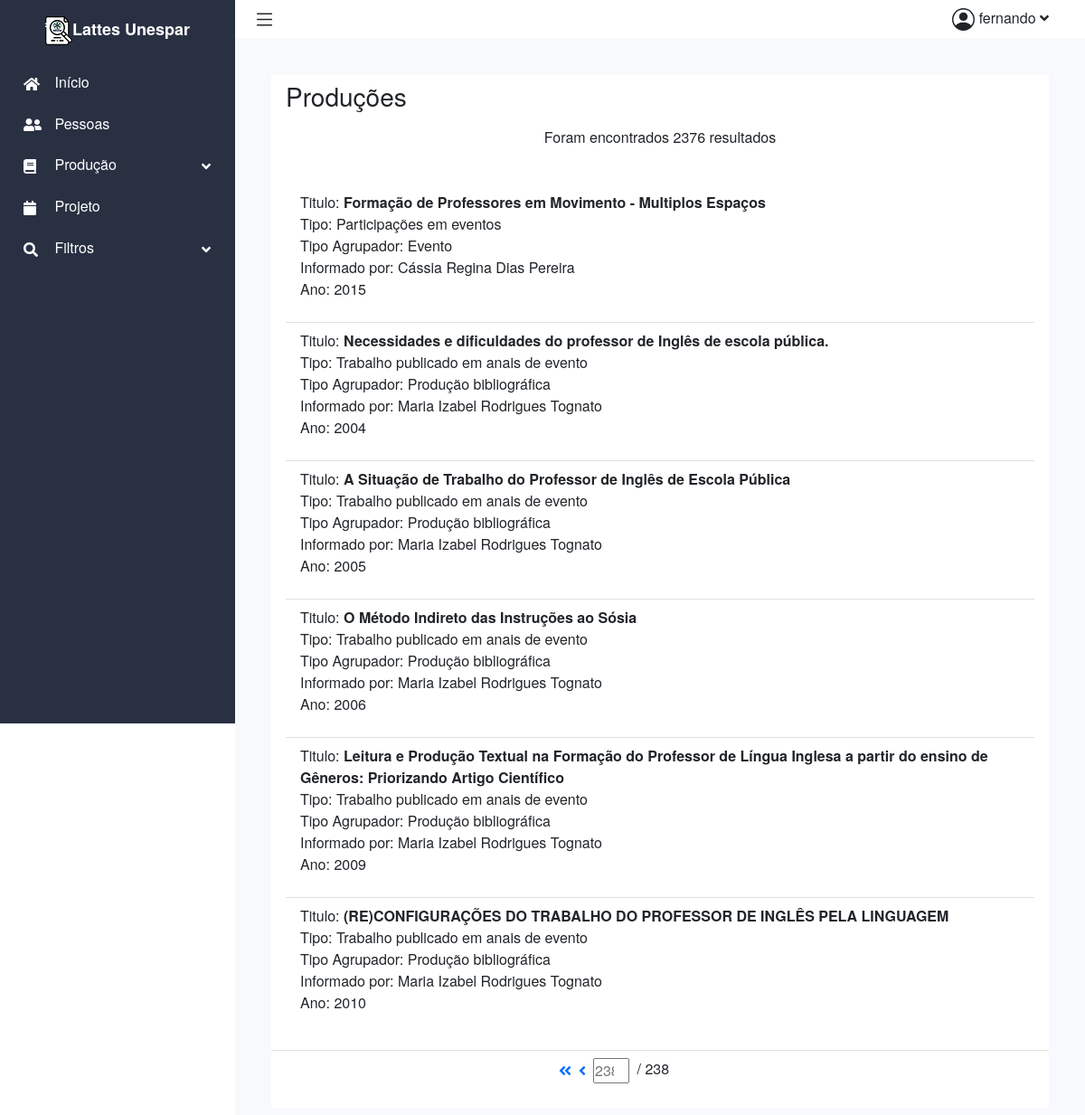
Screenshot of /lattes/producoes?page=238 (signed in) with the database file from the repository.
### lattes/models.py (models this page shows)
class Producao(models.Model):
    ano = models.IntegerField()
    informadoPor = models.CharField(max_length=255)
    tipo = models.CharField(max_length=255)
    tipoAgrupador = models.CharField(max_length=255)
    titulo = models.CharField(max_length=255)

### lattes/views.py (the view)
# urls.py: path("producoes", views.producoes, name="producoes"),
@login_required
def producoes(request):
    context = {}
    producoes_filtradas = ProducaoFilter(
        request.GET,
        queryset=Producao.objects.all()
    )
    p = Paginator(producoes_filtradas.qs, 10)
    page_number = request.GET.get('page')
    Producao_page = p.get_page(page_number)
    context["Producao_page"] = Producao_page
    context["producoes_filtradas"] = producoes_filtradas
    context["length"] = len(producoes_filtradas.qs)
    return render(request, "lattes/producoes.html", context)

### lattes/templatetags/lattes_extras.py (called while the page is built)
@register.simple_tag
def my_url(value, field_name, urlencode=None):
    url = '?{}={}'.format(field_name, value)
    if urlencode:
        querystring = urlencode.split('&')
        f_querystring = filter(lambda p: p.split('=')[0]!=field_name, querystring)
        e_querystring = '&'.join(f_querystring)
        url='{}&{}'.format(url, e_querystring)
    return url

### lattes/templates/lattes/producoes.html (shortened to what this page needs)
{% extends 'lattes/layout.html' %}
{% load lattes_extras %}
{% block main %}
<div class="container-fluid p-0">
    <div class="row">
        <div class="col-12">
            <div class="card">
                <div class="card-header">
                    <h1 class="h3 mb-3">Produções</h1>
                    <p style="text-align: center;">Foram encontrados {{length}} resultados</p>
                </div>
                <div class="card-body">
                    <ul class="list-group list-group-flush">
                        {% for producao in Producao_page %}
                        <li class="list-group-item">
                            <p>
                                Titulo: <b>{{ producao.titulo }}</b> <br>
                                Tipo: {{producao.tipo }} <br>
                                Tipo Agrupador: {{ producao.tipoAgrupador }} <br>
                                Informado por: {{ producao.informadoPor }} <br>
                                Ano: {{ producao.ano }}
                            </p>
                        </li>
                        {% endfor %}
                    </ul>
                </div>
                <div class="card-footer">
                    <div class="paginator">
                        {% if Producao_page.has_previous %}
                        <a href="{% my_url 1 'page' request.GET.urlencode %}"><i class="fas fa-angle-double-left"></i></a>
                        <a href="{% my_url Producao_page.previous_page_number 'page' request.GET.urlencode %}"><i
                                class="fas fa-angle-left"></i></a>
                        {% endif %}
                        <form method="GET">
                            <input type="number" name="page" placeholder="{{Producao_page.number}}"> /
                            {{Producao_page.paginator.num_pages}}
                        </form>
                    </div>
                </div>
            </div>
        </div>
    </div>
</div>
{% endblock %}

### lattes/templates/lattes/layout.html (shortened to what this page needs)
{% load static %}
<!DOCTYPE html>
<html lang="pt-br">
<head>
    <link rel="stylesheet" href="{% static 'css/testEstilo.css' %}">
    <link href="https://cdn.jsdelivr.net/npm/bootstrap@5.0.0-beta3/dist/css/bootstrap.min.css" rel="stylesheet"
>
</head>
<body>
    <div class="content">
        <aside class="sidebar">
            <a href="#" class="sidebar-logo"><img src="{% static 'imagens/sidebar-logo-lattesunespar.png' %}" alt="logo lattes unespar">Lattes Unespar</a>
            <nav class="links">
                <ul>
                    <li>
                        <a href="{% url 'lattes:index' %}">
                            <i class="fas fa-home"></i>
                            Início
                        </a>
                    </li>
                    <li>
                        <a href="#">
                            <i class="fas fa-user-friends"></i>
                            Pessoas
                        </a>
                    </li>
                    <li>
                        <a href="#" class="drop-bnt">
                            <i class="fas fa-book"></i>
                            Produção
                            <i class="fas fa-angle-down"></i>
                        </a>
                    </li>
                    <li>
                        <a href="#">
                            <i class="fas fa-calendar"></i>
                            Projeto
                        </a>
                    </li>
                    <li>
                        <a href="#" class="drop-bnt">
                            <i class="fas fa-search"></i>
                            Filtros
                            <i class="fas fa-angle-down"></i>
                        </a>
                    </li>
                </ul>
            </nav>
        </aside>
        <div class="main">
            <nav class="navbar navbar-expand navbar-light navbar-bg">
                <div class="drop-btn-sidebar">
                </div>
                <div class="drop-bnt" id="user-icon">
                    {{request.user.username}}
                    <i class="fas fa-angle-down"></i>
                </div>
            </nav>
            <main>
                {% block main %}
                {% endblock %}
            </main>
        </div>
</body>
</html>

### lattes/static/css/testEstilo.css (style rules this page uses)
* { padding: 0; margin: 0; font-family: Poppins,Helvetica Neue,Arial,sans-serif; }
body { font-size: .825rem; font-weight: 400; line-height: 1.625; }
main { flex: 1; width: 100%; padding: 2.5rem 2.5rem 1.5rem; }
#user-icon { position: absolute; right: 40px; cursor: pointer; }
#user-icon .fa-angle-down { position: static; }
.main { display: flex; flex-direction: column; background-color: #f7f9fc; margin-left: 260px; width: 100%; min-height: 100vh; }
.navbar { width: 100%; position: relative; padding: .875rem 1.25rem; background-color: #fff; }
.main .card { border: 0 solid transparent; margin-bottom: 20px; }
.main .card-header { background-color: #fff; border-bottom: 0 solid transparent; }
.main .card-footer { border-bottom: 0 solid transparent; margin-bottom: 20px; background-color: #fff; }
.paginator { width: 28%; margin: 0 auto 0; display: flex; }
.paginator input,.paginator i { margin: 0 4px 0; width: 40px; vertical-align: middle; }
.content { display: flex; flex-direction: row; height: 100%; }
.links ul { list-style: none; padding: 0; }
.sidebar a ,.sidebar a:hover { text-decoration: none; color: white; }
.links i { display: inline-block; vertical-align: middle; margin-right: 10px; width: 20px; }
.links li { direction: inherit; box-sizing: border-box!important; position: relative; display: block; height: 100%; width: auto; max-width: 100%; max-height: 100%; }
.sidebar { position: fixed; background-color: #293042; color: white; width: 260px; height: 100vh; transition: display 4s; }
.sidebar-logo { font-weight: 700; font-size: 1.125rem; padding: 1.15rem 1.5rem; display: block; text-align: center; color: #fff; }
.sidebar-logo img { vertical-align: middle; }
.drop-bnt .fa-angle-down { position: absolute; right: 1.7rem; top: 1rem; }
.links a,#filtros .drop-bnt { display: block; padding: .625rem 1.625rem; }
.drop-btn-sidebar { cursor: pointer; }

### rows the page displays
Producao: titulo "Formação de Professores em Movimento - Multiplos Espaços", tipo "Participações em eventos", tipoAgrupador "Evento", informadoPor "Cássia Regina Dias Pereira", ano "2015"
Producao: titulo "Necessidades e dificuldades do professor de Inglês de escola pública.", tipo "Trabalho publicado em anais de evento", tipoAgrupador "Produção bibliográfica", informadoPor "Maria Izabel Rodrigues Tognato", ano "2004"
Producao: titulo "A Situação de Trabalho do Professor de Inglês de Escola Pública", tipo "Trabalho publicado em anais de evento", tipoAgrupador "Produção bibliográfica", informadoPor "Maria Izabel Rodrigues Tognato", ano "2005"
Producao: titulo "O Método Indireto das Instruções ao Sósia", tipo "Trabalho publicado em anais de evento", tipoAgrupador "Produção bibliográfica", informadoPor "Maria Izabel Rodrigues Tognato", ano "2006"
Producao: titulo "Leitura e Produção Textual na Formação do Professor de Língua Inglesa a partir do ensino de Gêneros: Priorizando Artigo Científico", tipo "Trabalho publicado em anais de evento", tipoAgrupador "Produção bibliográfica", informadoPor "Maria Izabel Rodrigues Tognato", ano "2009"
Producao: titulo "(RE)CONFIGURAÇÕES DO TRABALHO DO PROFESSOR DE INGLÊS PELA LINGUAGEM", tipo "Trabalho publicado em anais de evento", tipoAgrupador "Produção bibliográfica", informadoPor "Maria Izabel Rodrigues Tognato", ano "2010"

### other values shown
{{ request.user.username }} "fernando"
{{ length }} "2376"
{{ Producao_page.paginator.num_pages }} "238"
